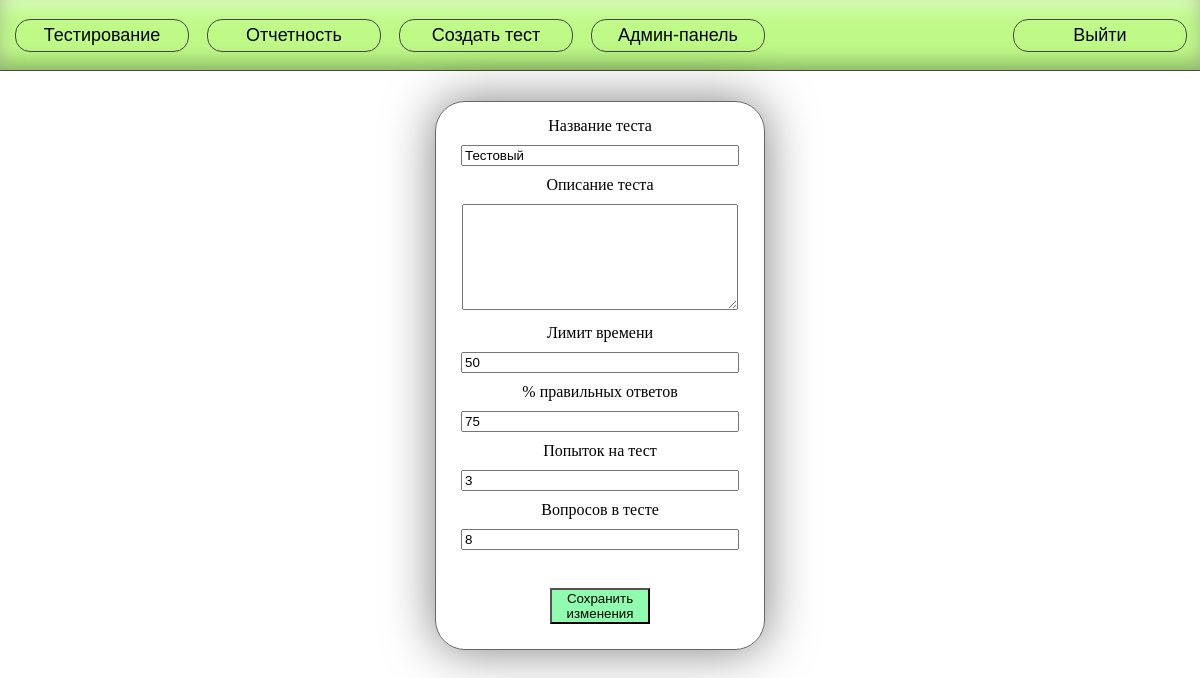
The page /testing/11/edit (signed in) on the database as committed earlier.
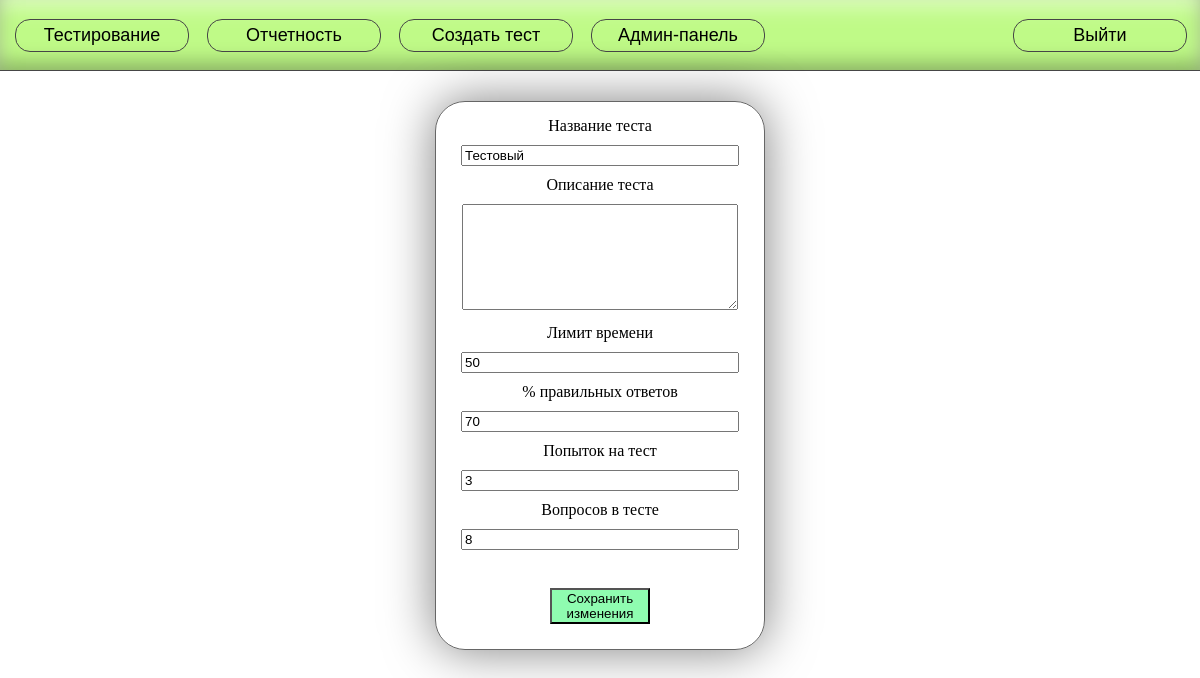
The same page on the database as committed later.
### main/models.py (models this page shows, shortened)
class Test(models.Model):
    test_name = models.CharField(max_length=255, null=False)
    test_description = models.CharField(max_length=1000, null=True, blank=True,
                                        default='Описание отсутствует')
    curator = models.ForeignKey(Worker, on_delete=models.CASCADE)
    max_tries = models.IntegerField(null=True, default=2)
    questions_per_attempt = models.IntegerField(null=True, default=10)
    time_limit = models.IntegerField(null=True, default=20)
    percentage_to_pass = models.IntegerField(null=True, default=80)

### main/views.py (the view, shortened to what this page needs)
# urls.py: path('testing/<int:test_id>/edit', test_edit_view, name='edit_test'),
@csrf_protect
@login_required(login_url='login')
def test_edit_view(request, test_id):
    role = get_role(request.user)
    worker = Worker.objects.get(user=request.user)
    test = Test.objects.get(id=test_id)
    if role in ['admin']:
        pass
    elif role in ['curator'] and test.curator == worker:
        pass
    else:
        return render(request, '403.html')
    return render(request, 'test_edit.html', {
        'test': test,
    })

### main/views.py (called while the page is built)
def get_role(user):
    worker = Worker.objects.get(user=user)
    if worker.role == 'admin':
        return 'admin'
    if worker.role == 'curator':
        return 'curator'
    if worker.role == 'worker':
        return 'worker'

### templates/test_edit.html (shortened to what this page needs)
{% extends 'header.html' %}
{% load static %}
{% block styles %}
    <link href="{% static '/css/new_test.css' %}" rel="stylesheet">
{% endblock styles %}
{% block body %}
<div class="new-test-content">
    <div class="new-test-wrapper">
        <form class="new-test-from" action="" method="post">
            <label>Название теста</label><br>
            <input type="text" name="test-name" value="{{ test.test_name }}"><br>
            <label>Описание теста</label><br>
            <textarea name="test-description">{{ test.test_description }}</textarea><br>
            <label>Лимит времени</label><br>
            <input type="text" name="time-limit" value="{{ test.time_limit }}"><br>
            <label>% правильных ответов</label><br>
            <input type="text" name="percentage-to-pass" value="{{ test.percentage_to_pass }}"><br>
            <label>Попыток на тест</label><br>
            <input type="text" name="max-attempts" value="{{ test.max_tries }}"><br>
            <label>Вопросов в тесте</label><br>
            <input type="text" name="questions-per-attempt" value="{{ test.questions_per_attempt }}"><br><br>
            <button class="submit-btn" type="submit">Сохранить изменения</button>
        </form>
    </div>
</div>
{% endblock %}

Rows that differ between the two databases and show on the page:
changed Test "Тестовый": percentage-to-pass "75" → "70"
